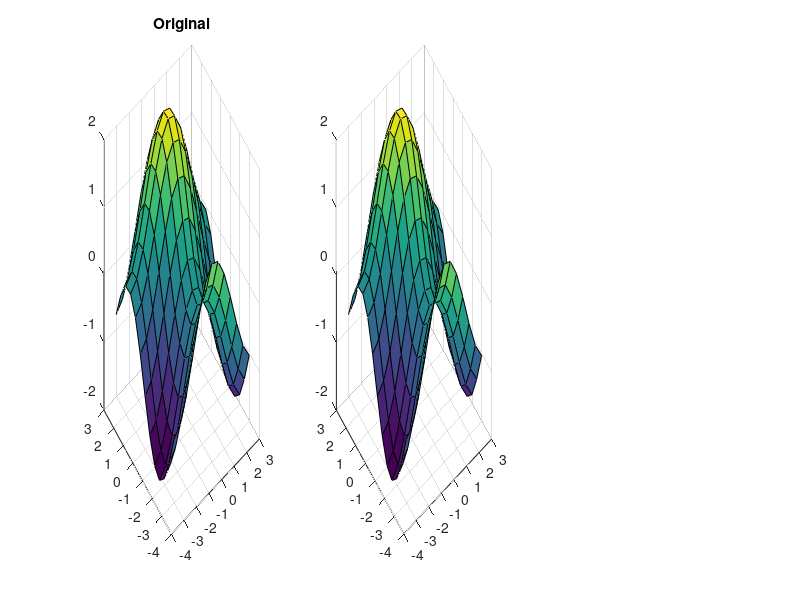

Write the MATLAB code that produced this figure. (Note: this script raises an error after producing the figure.)
% cap3_alfa_exemplo
x=-pi:0.5:pi;
y=-pi:0.5:pi;
[MX,MY]=meshgrid(x,y);
MZ=cos(MX)+sin(MY);
subplot(1,3,1)
surf(MX,MY,MZ)
title('Original')
subplot(1,3,2)
surf(MX,MY,MZ)
alpha(0.4)
title('Alpha 0.4')
subplot(1,3,3)
surf(MX,MY,MZ)
% brighten(0.9)
title('Brighten 0.9')
